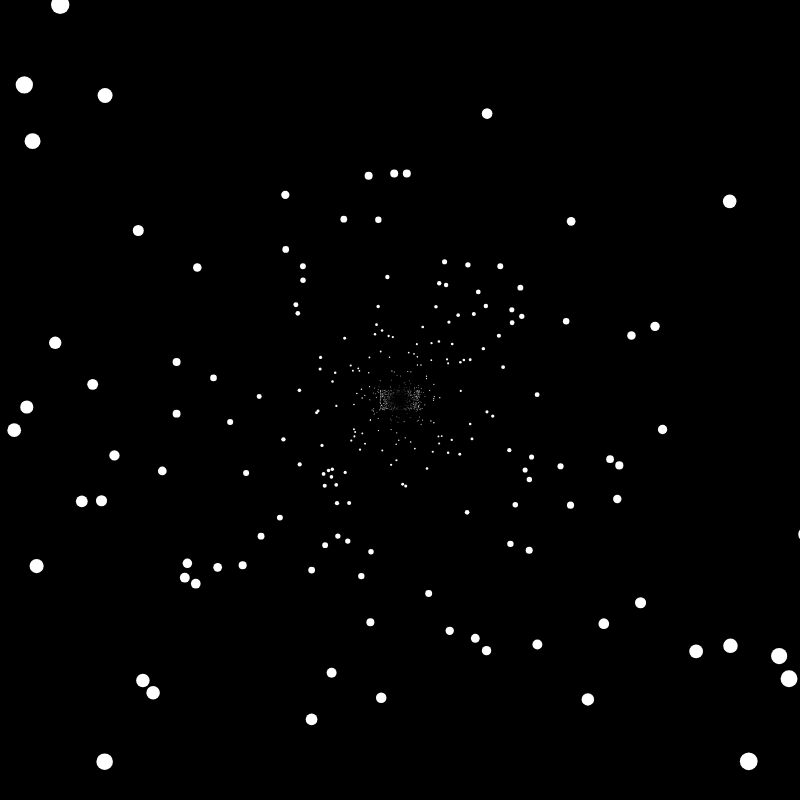
Frame 1 (no input)
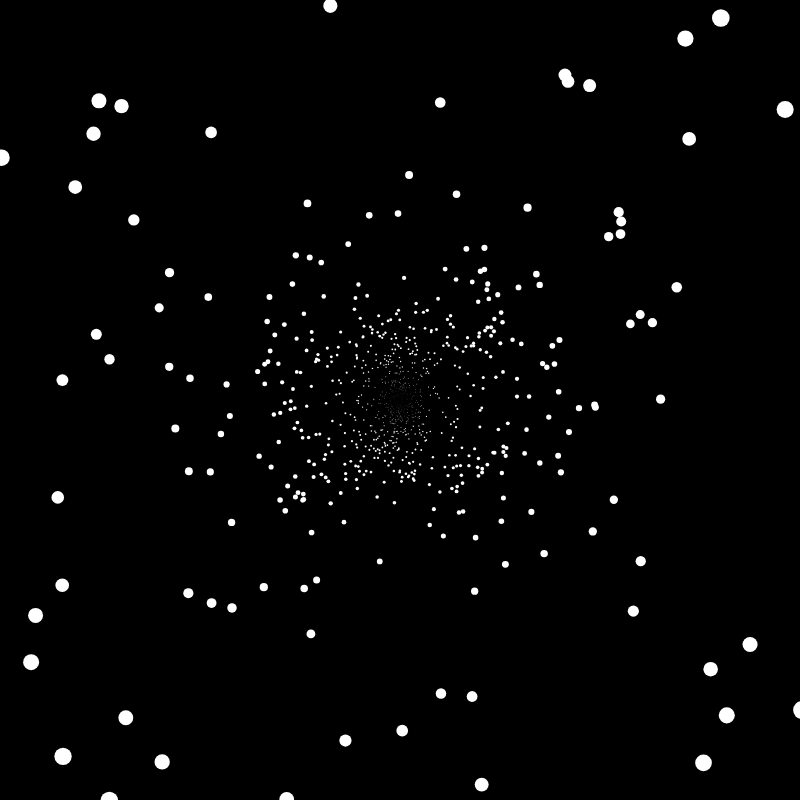
Frame 60 (no input)
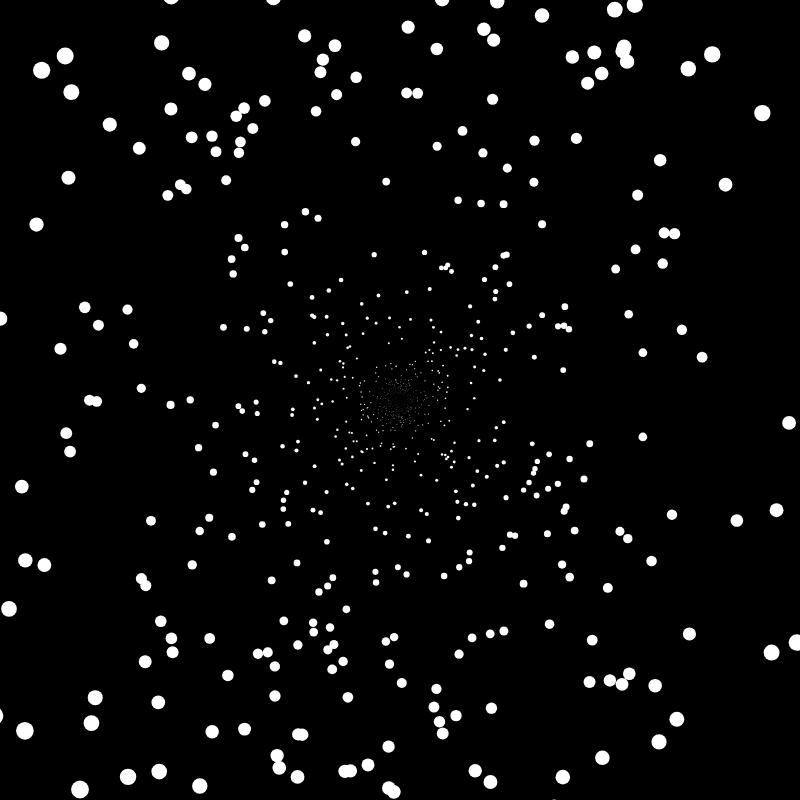
Frame 120 (the mouse pressed at the canvas centre since frame 60)

The p5.js sketch that drew these frames (run headless with seeded random() and noise() and a simulated clock; from frame 60 on, the mouse is pressed at the canvas centre):

// p5.js sketch
// ── sketch.js
var starPositions;
var starDirections;

var numStars;
var maxDist;


function setup() 
{
    createCanvas(800,800);
    
    starPositions = [];
    starDirections = [];
    
    numStars = 1000;
    maxDist = dist(width/2, height/2, width, height);

    for(var i = 0; i < numStars; i++)
    {
        starPositions.push(createVector(width/2 + random(-20,20),
        height/2 + random(-10,10)));
        starDirections.push(createVector(random(-1,1), random(-1,1)));
        starDirections[i].normalize();
        var r = pow(random(0.01,1),10) * maxDist;

        // hot to use p5.vector.mult()
        // let v0 = createVector(1, 2, 3);
        // let v1 = createVector(2, 3, 4);
        // const result = p5.Vector.mult(v0, v1);
        // print(result); // result's components are set to [2, 6, 12]

        var v = p5.Vector.mult(starDirections[i],r);
        starPositions[i].add(v);
        var d = dist(starPositions[i].x,starPositions[i].y, width/2,height/2);
    }
    

}

function draw() 
{

    background(0);
    fill(255);
    noStroke();
    
    for(var i = 0; i < starPositions.length; i++)
    {
        var d = dist(starPositions[i].x,starPositions[i].y, width/2,height/2);
        var r = d * 20/maxDist;
        r = max(0.01, r);
        ellipse(starPositions[i].x,starPositions[i].y, r,r);
        var v = p5.Vector.mult(starDirections[i],r);
        starPositions[i].add(v);
        
        if(d > maxDist + random(0,500))
        {
            starPositions[i].set(width/2 + random(-10,10),
            height/2 + random(-20,20));
        }
    }

 
}
